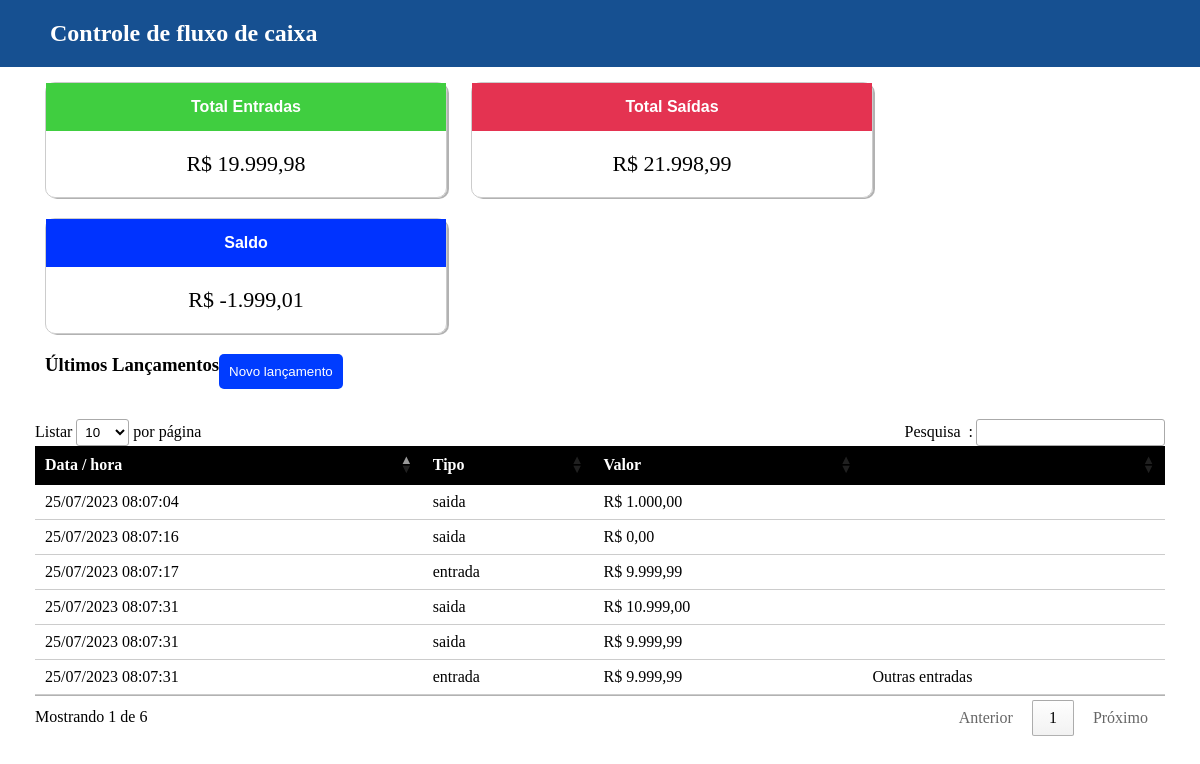
Page /caixa/public/index.php on the committed database.
### tables this page shows
CREATE TABLE `lancamentos` (
  `id` int(11) NOT NULL,
  `tipo` varchar(10) NOT NULL,
  `valor` decimal(9,2) NOT NULL,
  `descricao` varchar(250) DEFAULT NULL,
  `created_at` datetime NOT NULL,
  `update_at` datetime NOT NULL
);

### caixa/app/controllers/App.php (called while the page is built, shortened)
<?php
class App {
     public static function index() {
        $lancamento = new AppModel();
        $results = $lancamento->lista_lancamentos();
        $load_page = $lancamento->load_page();
        $entradas = 0;
        $saidas = 0;
        foreach($load_page as $total) {
              if($total->tipo == 'entrada'){
                  $entradas += $total->valor;
              }elseif ($total->tipo == 'saida') {
                  $saidas += $total->valor;
              }
        }
        $caixa = $entradas - $saidas;
        $data = [
            'entradas' => $entradas,
            'saidas'=> $saidas,
            'caixa'=> $caixa,
            'lancamentos' => $results];
        Functions::view([
            "includes/html_header",
            "includes/header",
            "home",
            "includes/footer",
            "includes/html_footer"
        ],$data);
    }
}

### caixa/app/routes.php (called while the page is built, shortened)
<?php
$routes = [
     'index'=>'app@index',
     'lancamento' => 'app@lancamento',
];
$url = 'index';
$files = explode('@', $routes[$url]);
$method = $files[1];
$ctrl = new $controller();
$ctrl->$method();

### caixa/public/index.php (called while the page is built, shortened)
<?php
require_once("../app/routes.php");

### caixa/app/models/AppModel.php (called while the page is built, shortened)
<?php
class AppModel {
    static public function lista_lancamentos(){
        $db = new Database();
        return $db->select("SELECT * FROM lancamentos ORDER BY id DESC");
    }
    static public function load_page(){
        $db = new Database();
        return $db->select("SELECT tipo,valor FROM lancamentos");
    }
}

### caixa/app/classes/Database.php (called while the page is built, shortened)
<?php
 class Database {
      static $conn = null;
      private function conecta(){
           @$this->conn = new PDO(APP_MYSQL.":host=".APP_HOST.";dbname=".APP_DATABASE.";charset=utf8",APP_USER,APP_PASS,array(PDO::ATTR_PERSISTENT=>true));
            $this->conn->setAttribute(PDO::ATTR_ERRMODE, PDO::ERRMODE_WARNING);
      }
      private function disconecta(){
          return $this->conn = null;
      }
      public function select($select, $data = []) {
          $select = trim($select);
          $results = null;
          try{
             if(!empty($data)) {
                 $sql = $this->conn->prepare($select);
                 $sql->execute($data);
                 $results = $sql->fetchAll(PDO::FETCH_CLASS);
             }else {
                 $sql = $this->conn->prepare($select);
                 $sql->execute();
                 $results = $sql->fetchAll(PDO::FETCH_CLASS);
             }
          } catch(PDOException $e) {
             return false;
          }
          return $results;
      }
 }

### caixa/app/views/home.php (the view, shortened to what this page needs)
<header>
    <div class="container-app">
        <h2>Controle de fluxo de caixa</h2>
    </div>
</header>
<div class="container-app">
 <div class="row-app ">
    <div class="col-app text-center card-fluxo">
       <div class="header-fluxo entrada">
           <h4>Total Entradas</h4>
        </div>
        <div class="bottom-fluxo">
            <span id="vl-entrada">R$ <?= number_format($entradas,2,",","."); ?></span>
        </div>
    </div>
    <div class="col-app text-center card-fluxo">
        <div class="header-fluxo saidas">
             <h4>Total Saídas</h4>
        </div>
        <div  class="bottom-fluxo">
        <span id="vl-saida">R$ <?= number_format($saidas,2,",",".") ?></span>
        </div>
    </div>
    <div class="col-app text-center card-fluxo">
       <div class="header-fluxo caixa">
           <h4>Saldo</h4>
        </div>
        <div  class="bottom-fluxo">
         R$
        <span id="vl-caixa"><?= number_format($caixa,2,",","."); ?></span>
        </div>
    </div>
 </div>
 <div class="row-app">
    <div class="col-app">
        <div class="text-center">
            <h3>Últimos Lançamentos</h3>
        </div>
        <div class="pos-right">
            <button class="btn btn-fluxo" id="novo-lancamento">Novo lançamento</button>
        </div>
    </div>
    <div class="row-app mt-2">
        <?php if($lancamentos != null) : ?>
    <table class="table" id="tabela_fluxo">
        <thead class="mt-1">
            <tr>
                <th>Data / hora</th>
                <th>Tipo</th>
                <th>Valor</th>
                <th></th>
            </tr>
            </thead>
            <tbody>
                <?php foreach($lancamentos as $data) : ?>
                    <tr>
                     <td><?= date( "d/m/Y h:m:s",  strtotime($data->created_at));?></td>
                     <td><?= $data->tipo;?></td>
                     <td>R$ <?= number_format($data->valor,2 ,",",".");?></td>
                     <td><?= $data->descricao;?></td>
                     </tr>
                   <?php endforeach;?>
            </tbody>
        </table>
        <?php else : ?>
              <h3 class="text-center">
                  Ainda não há lançamentos a serem mostrados
              </h3>
            <?php endif;?>
    </div>
 </div>
</div>

### caixa/app/classes/Functions.php (shortened to what this page needs)
<?php
class Functions {
     public static function view($view, $data = null){
             foreach($view as $file){
                 include("../app/views/".$file.".php");
             }
     }
}

### caixa/app/views/includes/html_header.php (shortened to what this page needs)
<!DOCTYPE html>
<html lang="en">
<head>
    <link rel="stylesheet" href="assets/css/style.css">
    <link rel="stylesheet" href="https://cdn.datatables.net/1.13.5/css/jquery.dataTables.css" />
</head>
<body>

### caixa/app/views/includes/html_footer.php (shortened to what this page needs)
</body>
</html>

### caixa/public/assets/css/style.css (style rules this page uses)
* { margin:0; padding: 0; }
header { background: #165091; width: 100%; padding: 15px; color:#fff; font-family: Georgia, 'Times New Roman', Times, serif; }
.container-app { flex: 1; padding:5px; margin: 0px 30px; }
.row-app { flex-direction: column; }
.card-fluxo { border: 1px solid #ccc; border-radius: 10px; box-shadow: 2px 1px 0px rgb(0,0,0,0.3); }
.col-app { display: inline-flex; flex-wrap: wrap; min-width: 400px; margin: 10px 10px; }
.text-center { align-items: center; text-align: center; justify-content: center; }
.header-fluxo { width: 100%; height: auto; color: #fff; font-family: 'Trebuchet MS', 'Lucida Sans Unicode', 'Lucida Grande', 'Lucida Sans', Arial, sans-serif; font-weight: 300; padding: 15px 0px; }
.entrada { background: rgb(64, 206, 64); }
.saidas { background: rgb(228, 51, 81); }
.caixa { background: rgb(0, 51, 255); }
.bottom-fluxo { padding: 20px 0px; font-family: Georgia, 'Times New Roman', Times, serif, sans-serif; font-size: 22px; }
.btn { cursor: pointer; margin:auto; width: auto; border-radius: 5px; padding: 10px; }
.btn-fluxo { color: #fff; background: rgb(0, 60, 255); border:none; }
.mt-1 { margin-top: 10px; }
.mt-2 { margin-top: 20px; }
.table { width: 100%; z-index: 0; }
.table th { padding : 8px; background: #000; color : #fff; }
td { padding: 20px 0px; border-bottom: 1px solid #ccc; }
.pos-right { float: right; }

### rows in the picture
lancamentos: created_at "25/07/2023 08:07:31", tipo "saida", valor "10.999,00"
lancamentos: created_at "25/07/2023 08:07:31", tipo "saida", valor "9.999,99"
lancamentos: created_at "25/07/2023 08:07:17", tipo "entrada", valor "9.999,99"
lancamentos: created_at "25/07/2023 08:07:31", tipo "entrada", valor "9.999,99", descricao "Outras entradas"
lancamentos: created_at "25/07/2023 08:07:04", tipo "saida", valor "1.000,00"
lancamentos: created_at "25/07/2023 08:07:16", tipo "saida", valor "0,00"
